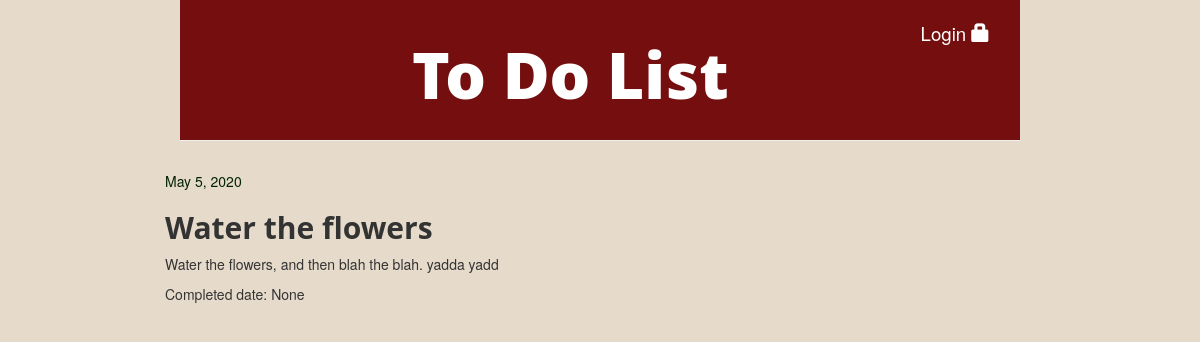
The app's page /task/22/ with its own data.
### todoapp/models.py (models this page shows, shortened)
class Task(models.Model):
    posted_by = models.ForeignKey(settings.AUTH_USER_MODEL, on_delete=models.CASCADE, null=True)
    task_title = models.CharField(max_length=100)
    task_text = models.TextField()
    posted_date = models.DateField(default=timezone.now)
    checkbox = models.BooleanField(default=False)
    completed_date = models.DateField(blank=True, null=True)

### todoapp/views.py (the view)
# urls.py: path('task/<int:pk>/', views.task_detail, name='task_detail'),
def task_detail(request, pk):
    task = get_object_or_404(Task, pk=pk)
    return render(request, 'todoapp/task_detail.html', {'task':task})

### todoapp/templates/todoapp/task_detail.html (shortened to what this page needs)
{% extends 'todoapp/base.html' %}
{% block content %}
    <div class="post">
        {% if task.posted_date %}
            <div class="date">
                {{ task.posted_date }}
            </div>
        {% endif %}
        <h2>{{ task.task_title }}</h2>
        <p>{{ task.task_text|linebreaksbr }}</p>
        <p>Completed date: {{ task.completed_date }}</p>
    </div>
{% endblock %}

### todoapp/static/css/todo.css (style rules this page uses)
body { padding-left: 180px; padding-right: 180px; background-color: rgb(230, 219, 203); }
h1, h2, h3, h4 { font-family: 'Open Sans'; font-weight: bold; }
.date { color: #032205; }

### records on screen
Task: posted_date "May 5, 2020", task_title "Water the flowers", task_text "Water the flowers, and then blah the blah. yadda yadd", completed_date "None"
